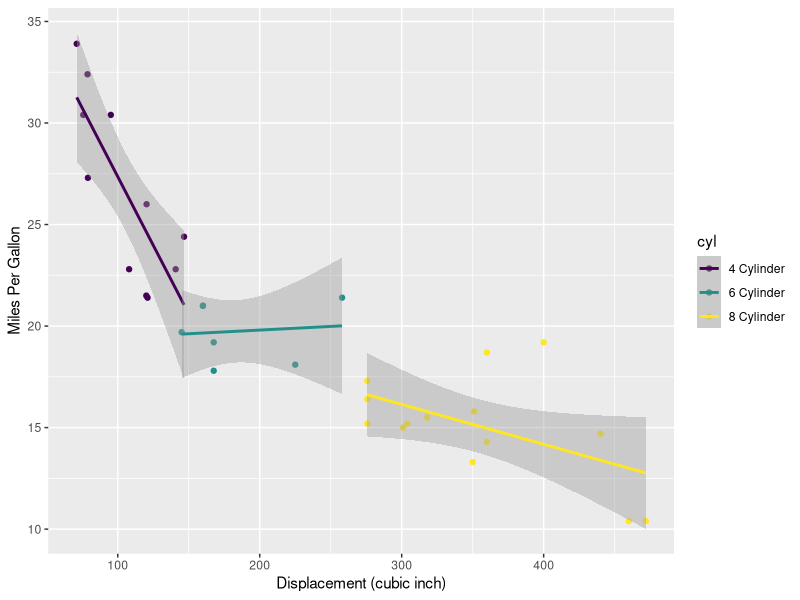

R code for this plot:
## ---- chunk 1
library(datasets)
library(ggplot2)

data(mtcars)
mcars <- mtcars
mcars$am <- factor(mtcars$am, levels=c(0,1), labels=c("Automatic","Manual"))
mcars$cyl <- ordered(mtcars$cyl, levels=c(4,6,8), labels=c("4 Cylinder","6 Cylinder","8 Cylinder"))
mcars$vs <- factor(mtcars$vs, levels=c(0,1), labels=c("V Engine","Straight Engine"))
mcars$gear <- ordered(mtcars$gear, levels=c(3,4,5), labels=c("3 Gear","4 Gear","5 Gear"))
mcars$carb <- ordered(mtcars$carb, levels=c(1,2,3,4,6,8))
predictors <- names(mtcars)[!(names(mtcars) %in% c("mpg"))]
ggplot(mcars, aes_string(x = "disp", y = "mpg", col="cyl")) + 
        geom_point() + geom_smooth(method = "lm") + 
        ylab("Miles Per Gallon") + xlab("Displacement (cubic inch)")
